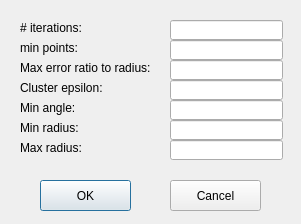
<?xml version="1.0" encoding="UTF-8"?>
<ui version="4.0">
 <class>CurveOptionDialog</class>
 <widget class="QDialog" name="CurveOptionDialog">
  <property name="geometry">
   <rect>
    <x>0</x>
    <y>0</y>
    <width>301</width>
    <height>224</height>
   </rect>
  </property>
  <property name="windowTitle">
   <string>Curve Option Dialog</string>
  </property>
  <widget class="QPushButton" name="pushButtonOK">
   <property name="geometry">
    <rect>
     <x>40</x>
     <y>180</y>
     <width>91</width>
     <height>31</height>
    </rect>
   </property>
   <property name="text">
    <string>OK</string>
   </property>
  </widget>
  <widget class="QPushButton" name="pushButtonCancel">
   <property name="geometry">
    <rect>
     <x>170</x>
     <y>180</y>
     <width>91</width>
     <height>31</height>
    </rect>
   </property>
   <property name="text">
    <string>Cancel</string>
   </property>
  </widget>
  <widget class="QLineEdit" name="lineEditMinPoints">
   <property name="geometry">
    <rect>
     <x>170</x>
     <y>40</y>
     <width>113</width>
     <height>20</height>
    </rect>
   </property>
  </widget>
  <widget class="QLabel" name="label">
   <property name="geometry">
    <rect>
     <x>20</x>
     <y>40</y>
     <width>81</width>
     <height>16</height>
    </rect>
   </property>
   <property name="text">
    <string>min points:</string>
   </property>
  </widget>
  <widget class="QLabel" name="label_2">
   <property name="geometry">
    <rect>
     <x>20</x>
     <y>60</y>
     <width>131</width>
     <height>16</height>
    </rect>
   </property>
   <property name="text">
    <string>Max error ratio to radius:</string>
   </property>
  </widget>
  <widget class="QLineEdit" name="lineEditMaxErrorRatioToRadius">
   <property name="geometry">
    <rect>
     <x>170</x>
     <y>60</y>
     <width>113</width>
     <height>20</height>
    </rect>
   </property>
  </widget>
  <widget class="QLabel" name="label_3">
   <property name="geometry">
    <rect>
     <x>20</x>
     <y>80</y>
     <width>131</width>
     <height>16</height>
    </rect>
   </property>
   <property name="text">
    <string>Cluster epsilon:</string>
   </property>
  </widget>
  <widget class="QLineEdit" name="lineEditClusterEpsilon">
   <property name="geometry">
    <rect>
     <x>170</x>
     <y>80</y>
     <width>113</width>
     <height>20</height>
    </rect>
   </property>
  </widget>
  <widget class="QLabel" name="label_4">
   <property name="geometry">
    <rect>
     <x>20</x>
     <y>100</y>
     <width>131</width>
     <height>16</height>
    </rect>
   </property>
   <property name="text">
    <string>Min angle:</string>
   </property>
  </widget>
  <widget class="QLineEdit" name="lineEditMinAngle">
   <property name="geometry">
    <rect>
     <x>170</x>
     <y>100</y>
     <width>113</width>
     <height>20</height>
    </rect>
   </property>
  </widget>
  <widget class="QLabel" name="label_5">
   <property name="geometry">
    <rect>
     <x>20</x>
     <y>120</y>
     <width>131</width>
     <height>16</height>
    </rect>
   </property>
   <property name="text">
    <string>Min radius:</string>
   </property>
  </widget>
  <widget class="QLineEdit" name="lineEditMinRadius">
   <property name="geometry">
    <rect>
     <x>170</x>
     <y>120</y>
     <width>113</width>
     <height>20</height>
    </rect>
   </property>
  </widget>
  <widget class="QLabel" name="label_6">
   <property name="geometry">
    <rect>
     <x>20</x>
     <y>140</y>
     <width>131</width>
     <height>16</height>
    </rect>
   </property>
   <property name="text">
    <string>Max radius:</string>
   </property>
  </widget>
  <widget class="QLineEdit" name="lineEditMaxRadius">
   <property name="geometry">
    <rect>
     <x>170</x>
     <y>140</y>
     <width>113</width>
     <height>20</height>
    </rect>
   </property>
  </widget>
  <widget class="QLabel" name="label_7">
   <property name="geometry">
    <rect>
     <x>20</x>
     <y>20</y>
     <width>81</width>
     <height>16</height>
    </rect>
   </property>
   <property name="text">
    <string># iterations:</string>
   </property>
  </widget>
  <widget class="QLineEdit" name="lineEditNumIterations">
   <property name="geometry">
    <rect>
     <x>170</x>
     <y>20</y>
     <width>113</width>
     <height>20</height>
    </rect>
   </property>
  </widget>
 </widget>
 <layoutdefault spacing="6" margin="11"/>
 <tabstops>
  <tabstop>pushButtonOK</tabstop>
  <tabstop>pushButtonCancel</tabstop>
  <tabstop>lineEditNumIterations</tabstop>
  <tabstop>lineEditMinPoints</tabstop>
  <tabstop>lineEditMaxErrorRatioToRadius</tabstop>
  <tabstop>lineEditClusterEpsilon</tabstop>
  <tabstop>lineEditMinAngle</tabstop>
  <tabstop>lineEditMinRadius</tabstop>
  <tabstop>lineEditMaxRadius</tabstop>
 </tabstops>
 <resources/>
 <connections/>
</ui>
